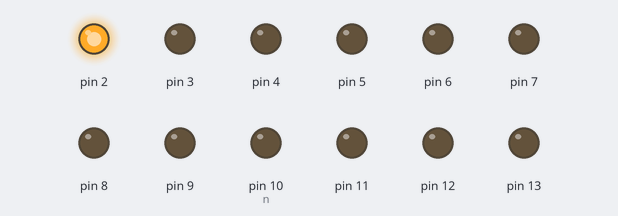
A sketch run on a simulated Arduino Uno, built with avr-gcc and run on an emulated ATmega328P. On the bench: output pins drawn as LEDs (lit = HIGH). Random numbers use the default seed unless the sketch sets one.

Above: at 0.05 s.
At 5.05 s:
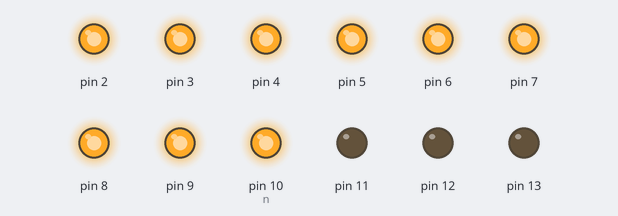
At 10.0 s:
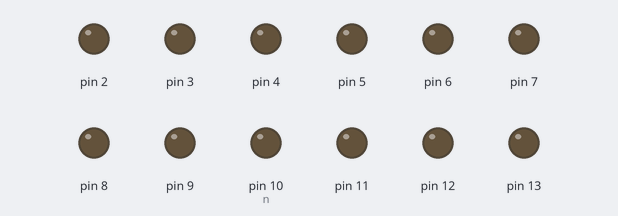
At 22.55 s:
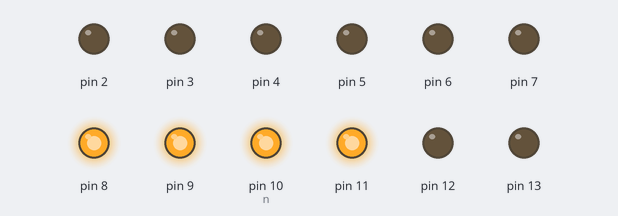
At 24.8 s:
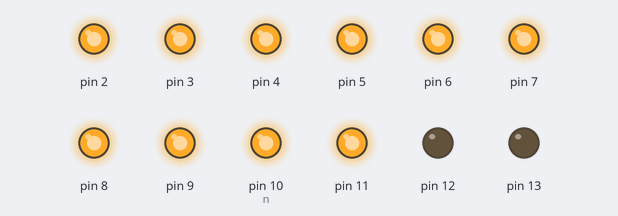
At 39.75 s:
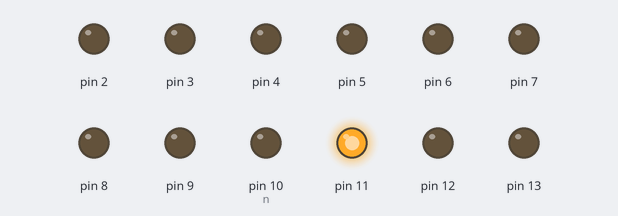
Timing chart, 0 to 40.0 s (numbered marks = the images above):
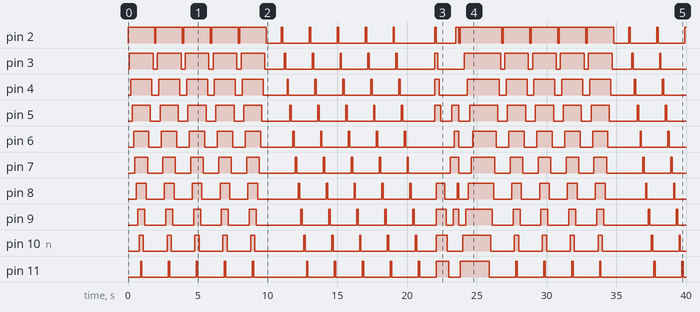

The sketch:

ELEMSYS_Experiment_6.ino
```cpp
void setup() {
    for(int i = 2; i <= 13; pinMode(i,OUTPUT), i++);
}

void loop(){
    int counter = 5;

    while(counter != 0){

      turnOn(2,11);

      for(int i = 11; i >= 2; i--){
          digitalWrite(i,LOW);
          delay(100);
      }

      counter--;
    }

    turnOff(2,11);

    counter = 5;

    while(counter != 0){
      for(int j = 2; j <= 11; j++){
          digitalWrite(j,HIGH);
          delay(100);
          digitalWrite(j,LOW);
          delay(100);
      }
      counter--;
    }

    turnOff(2,11);

    for(int k = 2; k <= 5; digitalWrite(k,HIGH), k++);
    delay(100);
    for(int k = 8; k <= 11; digitalWrite(k,HIGH), k++);

    turnOff(2,11);


    for(int l = 0; l <= 5; l++){
        digitalWrite(rand() % 12, HIGH);
        delay(100);
    }

    for(int p = 2; p <= 11; digitalWrite(p,LOW), p++);

    delay(100);
    digitalWrite(2,HIGH);
    digitalWrite(11,HIGH);
    delay(100);

    for(int m = 2, n = 10; m <= 6 && n >= 6; m++, n--){
        digitalWrite(m, HIGH);
        delay(100);
        digitalWrite(n, HIGH);
        delay(100);
    }
}

void turnOff(int start, int finish){
    for(int i = start; i <= finish; digitalWrite(i,LOW), delay(100), i++);
}

void turnOn(int start, int finish){
    for(int i = start; i <= finish; digitalWrite(i,HIGH), delay(100), i++);
}
```

Measured:
- by itself, pin 2: LOW → HIGH at 0.00 s, → LOW 1.9 s later, → HIGH 0.10 s later, → LOW 1.9 s later, … (39 changes in this stretch)
- by itself, pin 3: LOW → HIGH at 0.10 s, → LOW 1.7 s later, → HIGH 0.30 s later, → LOW 1.7 s later, … (36 changes in this stretch)
- by itself, pin 4: LOW → HIGH at 0.20 s, → LOW 1.5 s later, → HIGH 0.50 s later, → LOW 1.5 s later, … (36 changes in this stretch)
- by itself, pin 5: LOW → HIGH at 0.30 s, → LOW 1.3 s later, → HIGH 0.70 s later, → LOW 1.3 s later, … (38 changes in this stretch)
- by itself, pin 6: LOW → HIGH at 0.40 s, → LOW 1.1 s later, → HIGH 0.90 s later, → LOW 1.1 s later, … (36 changes in this stretch)
- by itself, pin 7: LOW → HIGH at 0.50 s, → LOW 0.90 s later, → HIGH 1.1 s later, → LOW 0.90 s later, … (36 changes in this stretch)
- by itself, pin 8: LOW → HIGH at 0.60 s, → LOW 0.70 s later, → HIGH 1.3 s later, → LOW 0.70 s later, … (38 changes in this stretch)
- by itself, pin 9: LOW → HIGH at 0.70 s, → LOW 0.50 s later, → HIGH 1.5 s later, → LOW 0.50 s later, … (38 changes in this stretch)
